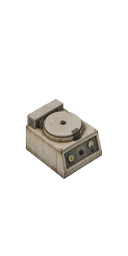
#> input picture art-source/proposals/tabletop-centrifuge-v1/front-right.png, 128 x 256 px, found by its file name
$ python build_station_state_proposal.py
#> lines starting #> are read from the running program, lines starting #| are printed output that depends on the picture
"""Build non-destructive static light-state proposals for laboratory equipment."""

from __future__ import annotations

from pathlib import Path

from PIL import Image, ImageDraw, ImageFilter, ImageFont


ROOT = Path(__file__).resolve().parents[1]
SOURCE = ROOT / "art-source" / "game-previews" / "2x"
OUTPUT = ROOT / "art-source" / "proposals" / "station-states-v1"

MACHINES = (
    ("centrifuge", "Centrífuga", (101, 153), None),
    ("bio-analyzer", "Analizador", (103, 144), (48, 129, 78, 158)),
    ("synthesizer", "Sintetizador", (99, 170), (28, 162, 61, 181)),
)

ORIENTATIONS = ("front-left", "rear-left", "rear-right", "front-right")

ORIENTATION_CONFIG = {
    "centrifuge": {
        "front-left": ((61, 139), None, False),
        "rear-left": ((91, 129), None, True),
        "rear-right": ((88, 147), None, True),
        "front-right": ((101, 153), None, False),
    },
    "bio-analyzer": {
        "front-left": ((76, 139), (18, 117, 48, 149), False),
        "rear-left": ((103, 171), None, True),
        "rear-right": ((26, 171), None, True),
        "front-right": ((103, 144), (48, 129, 78, 158), False),
    },
    "synthesizer": {
        "front-left": ((29, 191), (52, 162, 86, 187), False),
        "rear-left": ((93, 166), None, True),
        "rear-right": ((32, 168), None, True),
        "front-right": ((99, 170), (28, 162, 61, 181), False),
    },
}

STATES = (
    ("off", "Apagado", None),
    ("ready", "Listo", (65, 235, 105)),
    ("working", "Trabajando", (255, 174, 52)),
    ("broken", "Averiado", (245, 58, 48)),
)


def add_indicator(image: Image.Image, center: tuple[int, int], color: tuple[int, int, int]) -> None:
    glow = Image.new("RGBA", image.size, (0, 0, 0, 0))
    glow_draw = ImageDraw.Draw(glow)
    x, y = center
    glow_draw.ellipse((x - 4, y - 4, x + 4, y + 4), fill=(*color, 105))
    glow = glow.filter(ImageFilter.GaussianBlur(2.2))
    image.alpha_composite(glow)

    core = ImageDraw.Draw(image)
    core.ellipse((x - 1, y - 1, x + 1, y + 1), fill=(*color, 255))
    core.point((x, y), fill=(255, 245, 220, 255))


def add_indicator_fixture(image: Image.Image, center: tuple[int, int]) -> None:
    draw = ImageDraw.Draw(image)
    x, y = center
    draw.ellipse((x - 2, y - 2, x + 2, y + 2), fill=(35, 37, 38, 255))
    draw.point((x - 1, y - 1), fill=(125, 118, 103, 255))


def checkerboard(size: tuple[int, int], cell: int = 8) -> Image.Image:
    board = Image.new("RGBA", size, (50, 52, 55, 255))
    draw = ImageDraw.Draw(board)
    for y in range(0, size[1], cell):
        for x in range(0, size[0], cell):
            if (x // cell + y // cell) % 2:
                draw.rectangle((x, y, x + cell - 1, y + cell - 1), fill=(67, 70, 74, 255))
    return board


def build_state(base: Image.Image, center, light_color) -> Image.Image:
    result = base.copy()
    if light_color:
        add_indicator(result, center, light_color)
    return result


def fitted_preview(image: Image.Image, size: tuple[int, int]) -> Image.Image:
    bbox = image.getchannel("A").getbbox()
    if bbox is None:
        raise ValueError("State proposal has no visible pixels")
    margin = 4
    crop = image.crop(
        (
            max(0, bbox[0] - margin),
            max(0, bbox[1] - margin),
            min(image.width, bbox[2] + margin),
            min(image.height, bbox[3] + margin),
        )
    )
    scale = min(size[0] / crop.width, size[1] / crop.height)
    resized = crop.resize(
        (round(crop.width * scale), round(crop.height * scale)),
        Image.Resampling.NEAREST,
    )
    canvas = checkerboard(size)
    canvas.alpha_composite(
        resized,
        ((size[0] - resized.width) // 2, size[1] - resized.height),
    )
    return canvas


def build_all_orientation_sheets(font: ImageFont.ImageFont) -> None:
    labels = {machine: label for machine, label, _, _ in MACHINES}
    root = OUTPUT / "all-orientations"
    root.mkdir(parents=True, exist_ok=True)
    panel_width = 176
    panel_height = 250

    for machine, configs in ORIENTATION_CONFIG.items():
        sheet = Image.new(
            "RGBA",
            (panel_width * len(STATES), panel_height * len(ORIENTATIONS)),
            (27, 29, 32, 255),
        )
        for row, orientation in enumerate(ORIENTATIONS):
            center, screen_box, needs_fixture = configs[orientation]
            base = Image.open(SOURCE / machine / f"{orientation}.png").convert("RGBA")
            for column, (state, state_label, light_color) in enumerate(STATES):
                prepared = base.copy()
                if needs_fixture:
                    add_indicator_fixture(prepared, center)
                proposal = build_state(prepared, center, light_color)
                destination = root / machine / orientation
                destination.mkdir(parents=True, exist_ok=True)
                proposal.save(destination / f"{state}.png")

                panel = Image.new("RGBA", (panel_width, panel_height), (35, 38, 42, 255))
                panel.alpha_composite(fitted_preview(proposal, (160, 205)), (8, 39))
                draw = ImageDraw.Draw(panel)
                draw.text((8, 7), labels[machine], font=font, fill="white")
                draw.text((8, 22), f"{orientation} / {state_label}", font=font, fill=(210, 210, 210, 255))
                sheet.alpha_composite(panel, (column * panel_width, row * panel_height))
        sheet.save(root / f"{machine}-comparison.png")


def main() -> None:
    OUTPUT.mkdir(parents=True, exist_ok=True)
    panel_width = 256
    panel_height = 300
    sheet = Image.new("RGBA", (panel_width * 4, panel_height * 3), (27, 29, 32, 255))
    font = ImageFont.load_default()
    grid_sheet = Image.new("RGBA", (128 * 4 * 3, 256 * 4), (20, 20, 20, 255))

    for row, (machine, machine_label, center, screen_box) in enumerate(MACHINES):
        machine_output = OUTPUT / machine
        machine_output.mkdir(parents=True, exist_ok=True)
        base = Image.open(SOURCE / machine / "front-right.png").convert("RGBA")
#> base is the input picture: PIL image 128x256 RGBA; mean R, G, B, A 17.7, 16.4, 14.5, 30.5
        diagnostic = base.resize((512, 1024), Image.Resampling.NEAREST)
        diagnostic_draw = ImageDraw.Draw(diagnostic)
        for coordinate in range(0, 128, 8):
            x = coordinate * 4
            diagnostic_draw.line((x, 0, x, 1023), fill=(0, 180, 255, 105), width=1)
            diagnostic_draw.text((x + 2, 2), str(coordinate), font=font, fill=(255, 255, 255, 255))
        for coordinate in range(0, 256, 8):
            y = coordinate * 4
            diagnostic_draw.line((0, y, 511, y), fill=(0, 180, 255, 105), width=1)
            diagnostic_draw.text((2, y + 2), str(coordinate), font=font, fill=(255, 255, 255, 255))
        grid_sheet.alpha_composite(diagnostic, (row * 512, 0))

        for column, (state, state_label, light_color) in enumerate(STATES):
            proposal = build_state(base, center, light_color)
            proposal.save(machine_output / f"{state}.png")

            panel = Image.new("RGBA", (panel_width, panel_height), (35, 38, 42, 255))
            preview = checkerboard((128, 256))
            preview.alpha_composite(proposal)
            preview = preview.resize((192, 384), Image.Resampling.NEAREST).crop((0, 72, 192, 300))
            panel.alpha_composite(preview, (32, 62))
            draw = ImageDraw.Draw(panel)
            draw.text((12, 12), machine_label, font=font, fill=(255, 255, 255, 255))
            draw.text((12, 30), state_label, font=font, fill=(210, 210, 210, 255))
            sheet.alpha_composite(panel, (column * panel_width, row * panel_height))
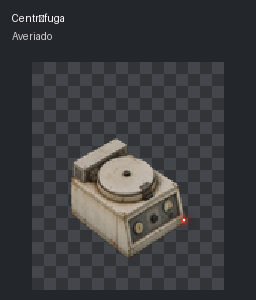
#> panel: PIL image 256x300 RGBA; mean R, G, B, A 58.3, 59.5, 61.1, 255
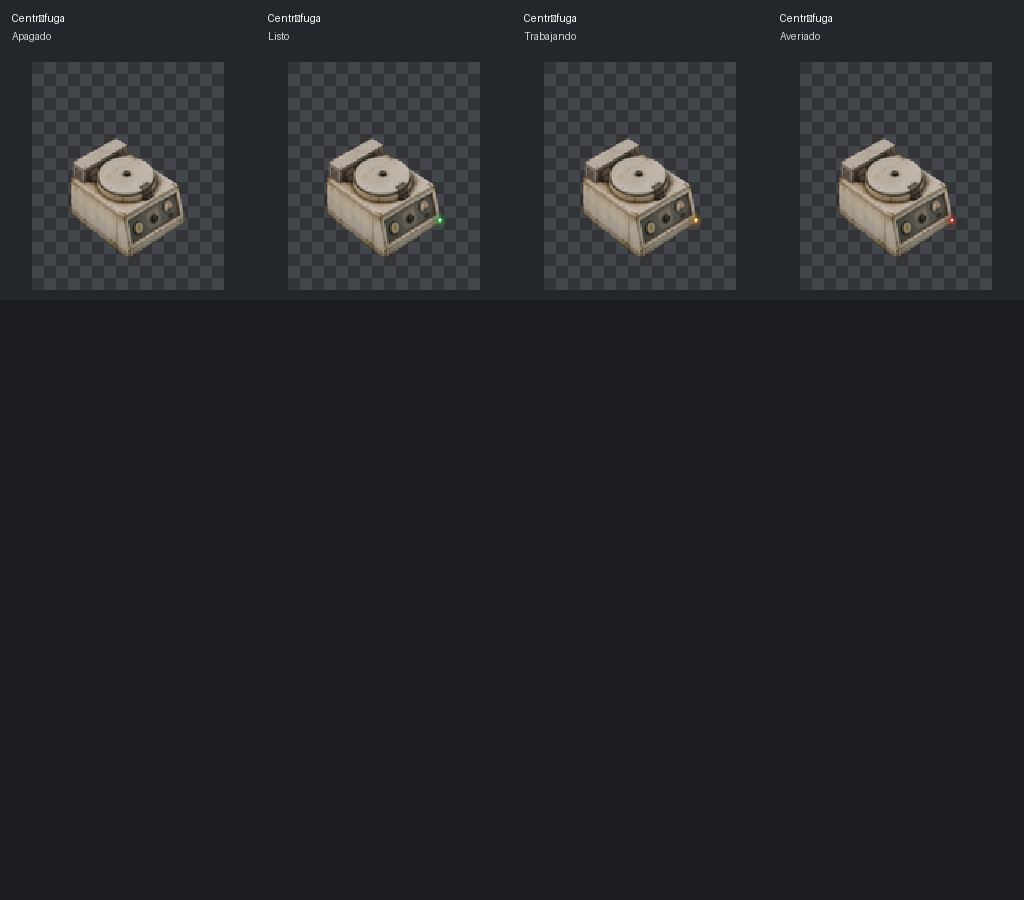
#> sheet: PIL image 1024x900 RGBA; mean R, G, B, A 37.4, 39.2, 41.7, 255

    sheet.save(OUTPUT / "comparison.png")
    grid_sheet.save(OUTPUT / "coordinate-grid.png")
    build_all_orientation_sheets(font)
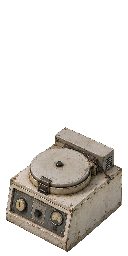
#> input picture art-source/game-previews/2x/centrifuge/front-left.png, 128 x 256 px
#> in build_all_orientation_sheets, base is the input picture: PIL image 128x256 RGBA; mean R, G, B, A 40.8, 37.5, 33.3, 74.1
#> the loop in build_all_orientation_sheets, `for column, (state, state_label, light_color) in enumerate(STATES):` made 4 passes
#> pass 1, in fitted_preview, `resized = crop.resize( (round(crop.width * scale), round(crop.height *..`:
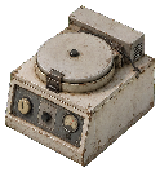
#> resized: PIL image 160x172 RGBA; mean R, G, B, A 81.1, 74.5, 66.2, 147.4; transparent parts drawn white
#> pass 1, in checkerboard (call 13), `board = Image.new("RGBA", size, (50, 52, 55, 255))`:
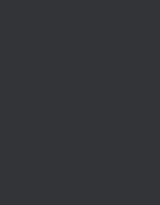
#> board: PIL image 160x205 RGBA; mean R, G, B, A 50, 52, 55, 255
#> after the loop in build_all_orientation_sheets, `for column, (state, state_label, light_color) in enumerate(STATES):`:
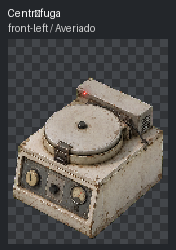
#> panel: PIL image 176x250 RGBA; mean R, G, B, A 83.5, 80.9, 78.1, 255
#> after the loop in build_all_orientation_sheets, `for column, (state, state_label, light_color) in enumerate(STATES):`:
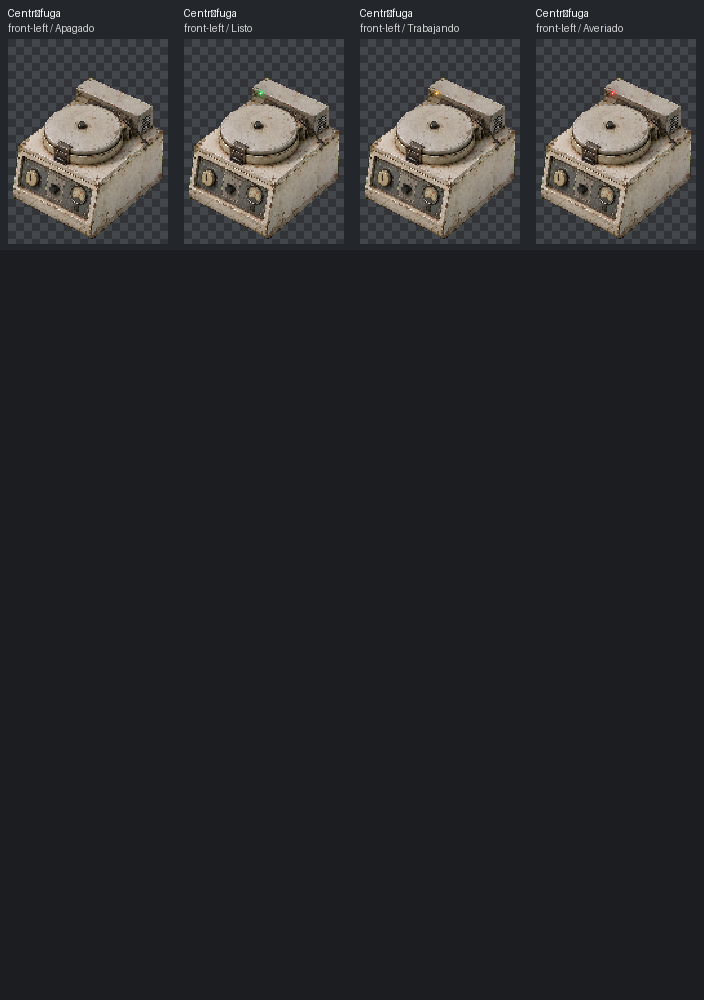
#> sheet: PIL image 704x1000 RGBA; mean R, G, B, A 41.1, 42, 43.5, 255


if __name__ == "__main__":
#> (the run stopped early here; a loop or call above may not have finished)
